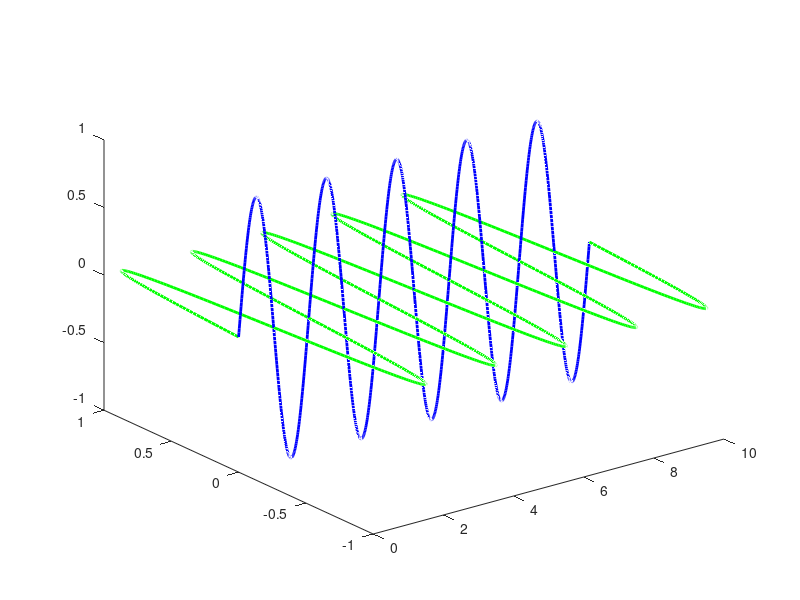

Recreate this plot in MATLAB.
x = linspace(0,10,1000);
y = sin(pi*x);

plot3(x, y, 0*x, 'g', 'LineWidth',2);
hold on
plot3(x, 0*x, y, 'b', 'LineWidth',2);

